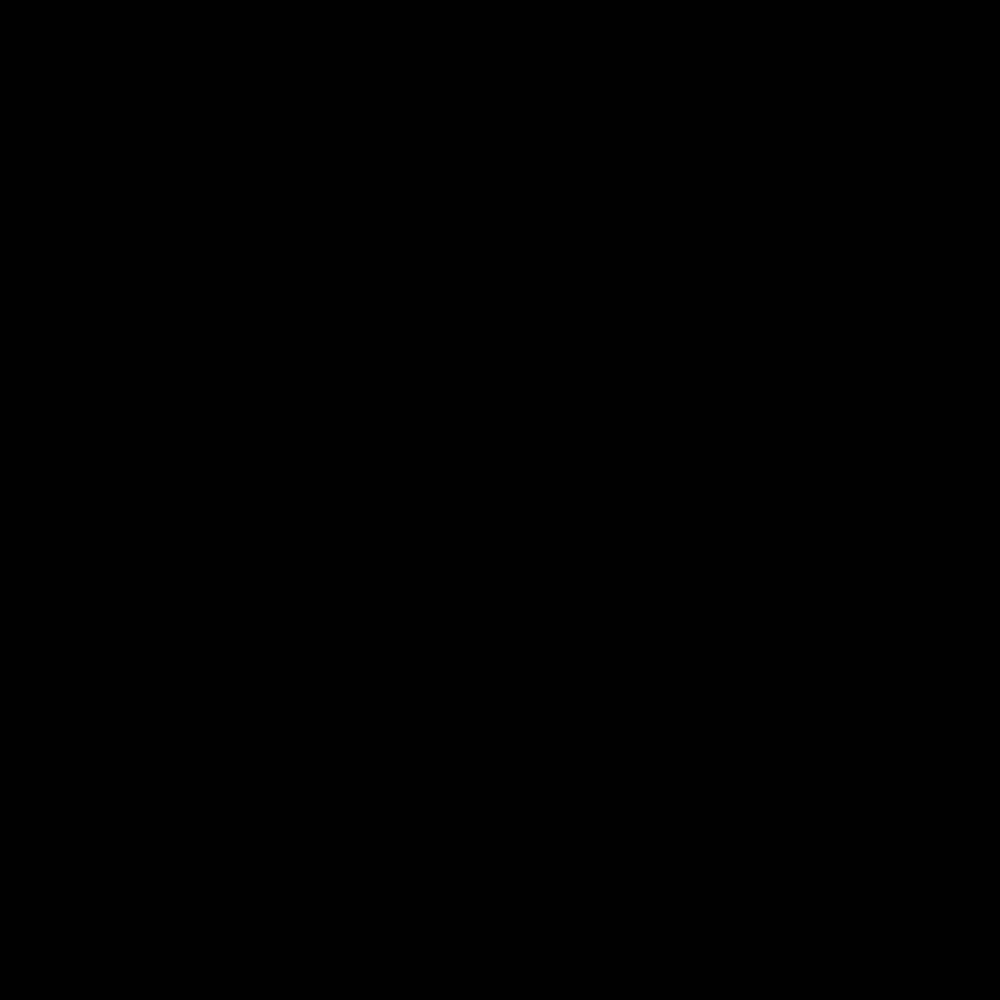
Frame 1 (no input)
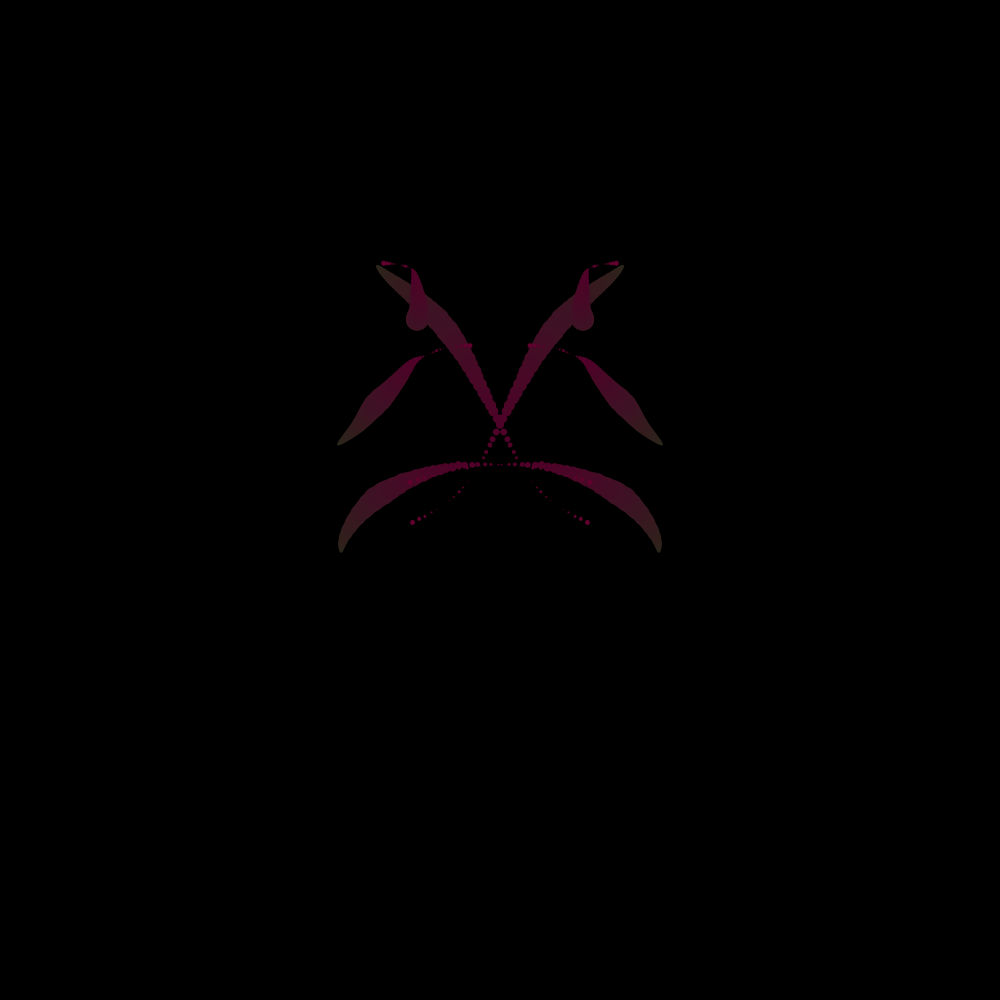
Frame 60 (the mouse pressed at the canvas centre just before this capture)
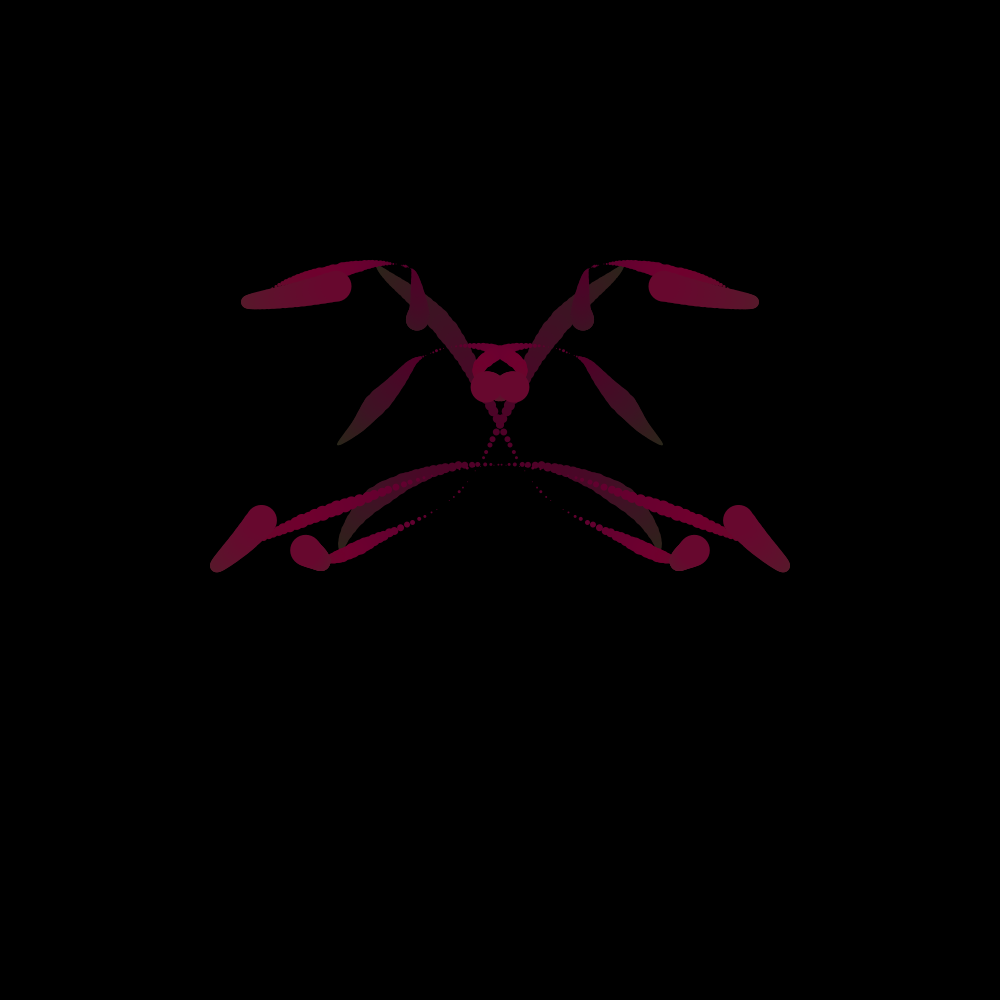
Frame 120 (the mouse held since frame 60 and released just before this capture)

The Processing sketch that drew these frames (run headless with seeded random() and noise(); from frame 60 on, the mouse is pressed at the canvas centre):

// Processing sketch: perlin_noise_symmetric_painter
// ── perlin_noise_symmetric_painter.pde

float i=0;
float h=0;
int r=40, g=40;
int resolution = 1000;
void setup()
{
  
  size(1000, 1000);

  background(0);
  smooth();
  noiseDetail(4, 0.25);
}

void draw()
{

  translate(width/2, 0);          
  rotate(PI/4);                  

  fill(r, g, noise(i+18)*255);     //farben


   if (keyPressed)
  {
    save("test.jpg");
    clear();
  }

    stroke(1);
   //else 
  { 
   noStroke();
  }


  //if (i%0.04>0.025)
  { 
    ellipse((noise(i)*resolution), (noise(i+5)*resolution), h, h);
    ellipse((noise(i+5)*resolution), (noise(i)*resolution), h, h);

    ellipse((noise(i+10)*resolution), (noise(i+40)*resolution), h, h);
    ellipse((noise(i+40)*resolution), (noise(i+10)*resolution), h, h);

    ellipse((noise(i+1)*resolution), (noise(i+4)*resolution), h, h);
    ellipse((noise(i+4)*resolution), (noise(i+1)*resolution), h, h);


    ellipse((noise(i+20)*resolution), (noise(i+15)*resolution), h, h);
    ellipse((noise(i+15)*resolution), (noise(i+20)*resolution), h, h);
  }

  if (noise(i)>noise(i-0.01)) {
    r--;
    g++;
  } //farbspiel
  else if (noise(i)==noise(i-0.01));
  else
  {
    r++;
    g--;
  }

  if (noise(i+0.5)>noise(i+0.5-0.01)) {
    if (h<100) {
      h++;
    }
  } else {
    if (h>-100) {
      h--;
    }
  } //größe



  if (g<0) {
    g=0;
  }      
  if (g>255) {
    g=255;
  }
  if (r<0) {
    r=0;
  }
  if (r>255) {
    r=255;
  }

  i+=0.01;

  //filter(DILATE);
}
